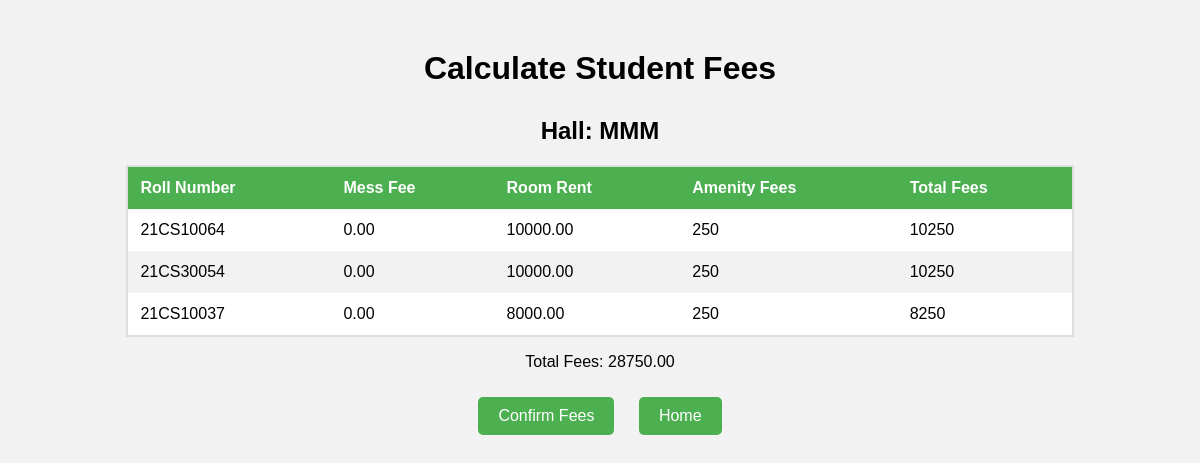
/warden/calculate_student_fees/ (signed in), run on the app's committed database.
### main/models.py (models this page shows, shortened)
class Hall(models.Model):
    name = models.CharField("Name", max_length = 100, blank = False, primary_key = True)
    total_boarderrooms  = models.IntegerField("Total Boarder Rooms", default = 0, blank = False)
    total_amenityrooms  = models.IntegerField("Total Amenity Rooms", default = 0, blank = False)

class Student(models.Model):
    person = models.OneToOneField(Person, on_delete = models.CASCADE, related_name = "student", primary_key = True, blank = False, unique = True)
    hall = models.ForeignKey(Hall, on_delete = models.PROTECT, related_name = "students", blank = False)
    rollNumber = models.CharField("Roll Number", max_length = 100, blank = False, unique = True)
    room = models.ForeignKey(BoarderRoom, on_delete = models.PROTECT, related_name = "students", blank = False)

class MessAccount(models.Model):
    student = models.OneToOneField(Student, on_delete = models.CASCADE, related_name = "messAccount", blank = False, primary_key = True, unique = True)
    due = models.DecimalField("Mess Due", blank = False, default = 0, max_digits = 8, decimal_places = 2)
    paid = models.DecimalField("Paid", blank = False, default = 0, max_digits = 8, decimal_places = 2)
    last_update = models.DateTimeField("Last Update Date", auto_now = True)

class Room(models.Model):
    hall = models.ForeignKey(Hall, on_delete = models.CASCADE, related_name = "rooms", blank = False)
    roomNumber = models.CharField("Room Number", max_length = 100, blank = False)
    rent = models.DecimalField("Rent", default = 0, blank = False, max_digits = 8, decimal_places = 2)
    class Meta:
        abstract = True

class BoarderRoom(Room):
    hall = models.ForeignKey(Hall, on_delete = models.CASCADE, related_name = "boarderRooms", blank = False)
    newstatus = models.BooleanField("New Status", blank = False, default = True)
    maxOccupancy = models.IntegerField("Max Occupancy", blank = False)
    currentOccupancy = models.IntegerField("Current Occupancy", blank = False, default = 0)

### main/views.py (the view)
# urls.py: path("warden/calculate_student_fees/", views.calculate_student_fees, name = "calculate-student-fees"),
@login_required(login_url = "main-login")
def calculate_student_fees(request):
    if request.user.role != "warden":
        return redirect("index")
    hall = request.user.warden.hall
    students = hall.students.all()
    amenityFees = AmenityRoom.objects.filter(hall = hall).aggregate(total = Sum('rent'))['total']
    totalFees = 0
    for student in students:
        totalFees += student.room.rent + amenityFees + student.messAccount.due
    context = {
        'hall': hall,
        'students': students,
        'amenityFees': amenityFees,
        'totalFees': totalFees,
    }
    return render(request, 'calculate_student_fees.html', context)

### main/templates/calculate_student_fees.html (shortened to what this page needs)
<!DOCTYPE html>
<html>
<head>
</head>
<body>
    <h1>Calculate Student Fees</h1>
    <h2>Hall: {{ hall.name }}</h2>
    <table>
        <thead>
            <tr>
                <th>Roll Number</th>
                <th>Mess Fee</th>
                <th>Room Rent</th>
                <th>Amenity Fees</th>
                <th>Total Fees</th>
            </tr>
        </thead>
        <tbody>
            {% for student in students %}
                <tr>
                    <td>{{ student.rollNumber }}</td>
                    <td>{{ student.messAccount.due }}</td>
                    <td>{{ student.room.rent }}</td>
                    <td>{{ amenityFees }}</td>
                    <td>{{ student.messAccount.due|add:amenityFees|add:student.room.rent }}</td>
                </tr>
            {% endfor %}
        </tbody>
    </table>
    <p>Total Fees: {{ totalFees }}</p>
    <div>
    <a href="{% url 'confirm-student-fees' hall.pk %}" onclick="return confirm('Are you sure you want to finalize these fees? \n (Once added, they cannot be changed)')">Confirm Fees</a>
    <a href="{% url 'index' %}">Home</a>
    </div>
</body>
</html>

### main/templates/calculate_student_fees.html (style rules this page uses)
body { font-family: Arial, Helvetica, sans-serif; background-color: #f2f2f2; text-align: center; }
h1 { text-align: center; margin-top: 50px; }
h2 { margin-top: 30px; margin-bottom: 20px; }
table { margin: 0 auto; border-collapse: collapse; border: 2px solid #ddd; width: 80%; max-width: 1000px; background-color: #fff; }
th, td { text-align: left; padding: 12px; }
th { background-color: #4CAF50; color: white; }
tr:nth-child(even) { background-color: #f2f2f2; }
a { display: inline-block; padding: 10px 20px; margin: 10px; text-align: center; text-decoration: none; background-color: #4CAF50; color: #fff; border-radius: 5px; }

### data on the page
Hall: name "MMM"
Student: rollNumber "21CS10064", messAccount.due "0.00", room.rent "10000.00", amenityFees "250", messAccount.due|add "10250"
Student: rollNumber "21CS30054", messAccount.due "0.00", room.rent "10000.00", amenityFees "250", messAccount.due|add "10250"
Student: rollNumber "21CS10037", messAccount.due "0.00", room.rent "8000.00", amenityFees "250", messAccount.due|add "8250"

### other printed values
{{ totalFees }} "28750.00"
